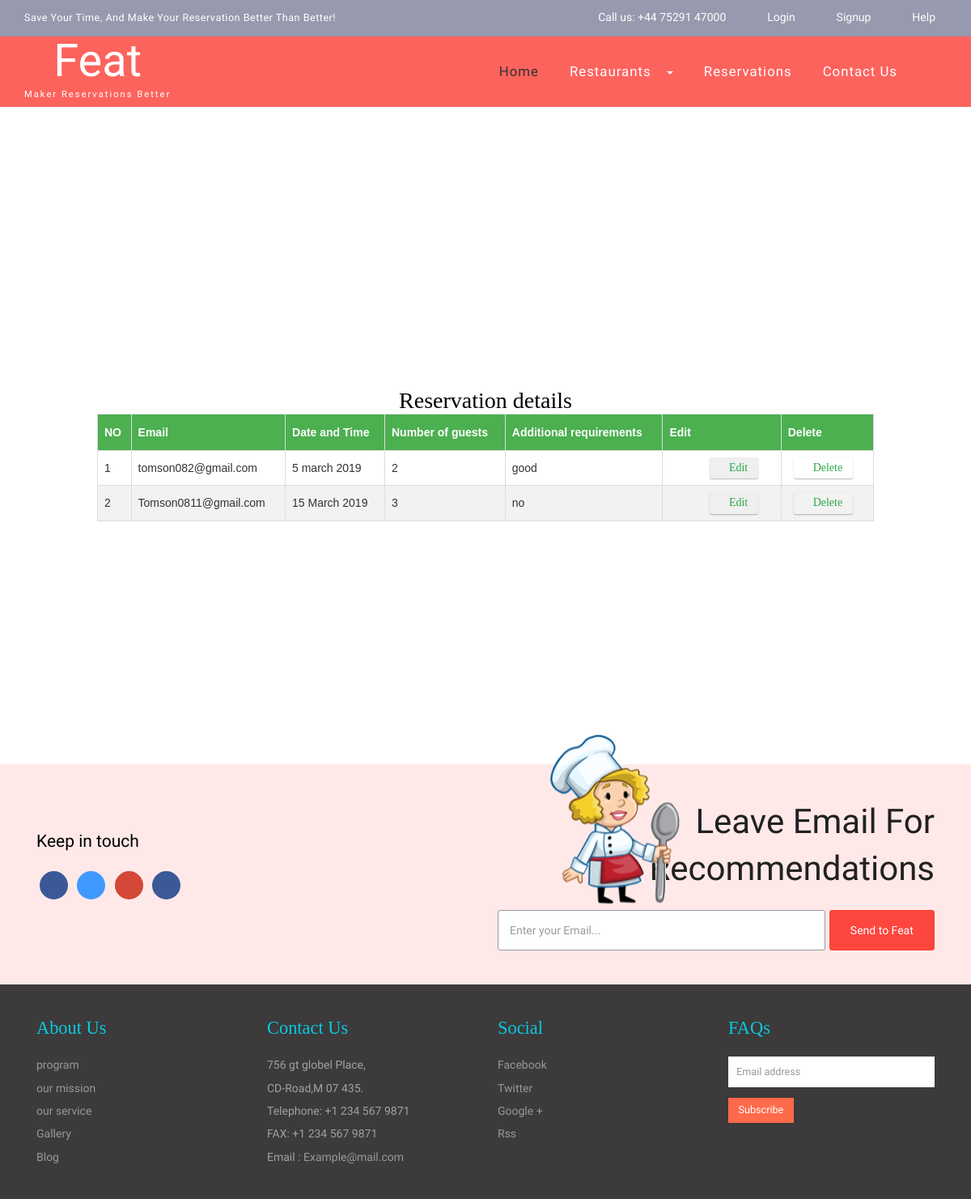
The app's page /reservation.php with its own data.
### tables this page shows
CREATE TABLE `reservation` (
  `id` int(11) NOT NULL,
  `RestaurantID` int(11) NOT NULL,
  `BusinessmanID` int(11) NOT NULL,
  `ReservationID` varchar(255) NOT NULL,
  `GuestNumber` int(11) NOT NULL,
  `additionalRequest` varchar(400) NOT NULL,
  `user_name` varchar(255) NOT NULL,
  `email` varchar(255) NOT NULL,
  `restaurant_name` varchar(255) NOT NULL,
  `contact_businessman_details` varchar(255) NOT NULL,
  `time` varchar(255) NOT NULL
);

### reservation.php (the view, shortened to what this page needs)
<!DOCTYPE HTML>
<html>
<head>
    <link href="css/bootstrap.css" rel='stylesheet' type='text/css'/>
    <link href="css/style_image.css" rel="stylesheet" >
    <link href="css/style.css" rel='stylesheet' type='text/css' />
    <link href="css/modal.css" rel='stylesheet' type='text/css' />
    <link href="css/font-awesome.css" rel="stylesheet">
    <link href="css/owl.carousel.css" media="all" rel="stylesheet" type="text/css"/>
</head>
<body>
<div class="banner">
    <div class="header">
        <div class="w3ls-header">
            <div class="container">
                <div class="w3ls-header-left">
                    <p>Save your time, and make your reservation better than better!</p>
                </div>
                <div class="w3ls-header-right">
                    <ul>
                        <li class="head-dpdn">
                            <i aria-hidden="true" class="fa fa-phone"></i> Call us: +44 75291 47000
                        </li>
                        <li class="head-dpdn">
                            <a href="login.html"><i aria-hidden="true" class="fa fa-sign-in"></i> Login</a>
                        </li>
                        <li class="head-dpdn">
                            <a href="signup.html"><i aria-hidden="true" class="fa fa-user-plus"></i> Signup</a>
                        </li>
                        <li class="head-dpdn">
                            <a href="help.html"><i aria-hidden="true" class="fa fa-question-circle"></i> Help</a>
                        </li>
                    </ul>
                </div>
                <div class="clearfix"> </div>
            </div>
        </div>
        <div class="navigation agiletop-nav">
            <div class="container">
                <nav class="navbar navbar-default">
                    <div class="navbar-header w3l_logo">
                        <h1><a href="index.php">Feat<span>Maker Reservations Better</span></a></h1>
                    </div>
                    <div class="collapse navbar-collapse" id="bs-megadropdown-tabs">
                        <ul class="nav navbar-nav navbar-right">
                            <li><a class="active" href="index.php">Home</a></li>
                            <li class="dropdown">
                                <a class="dropdown-toggle" data-toggle="dropdown" href="#">Restaurants <b class="caret"></b></a>
                            </li>
                            <li><a href="reservation.php">Reservations</a></li>
                            <li><a href="contact.html">Contact Us</a></li>
                        </ul>
                    </div>
                    <div class="cart cart box_1">
                        <form action="#" class="last" method="post">
                            <button class="w3view-cart" name="submit" type="submit" value=""><i aria-hidden="true" class="fa fa-star"></i></button>
                        </form>
                    </div>
                </nav>
            </div>
        </div>
    </div>
    <div class="banner-text">
    </div>
</div>
<div class="res_container">
    <div class="work-info" style="margin-top: 70px; text-align: center; margin: auto;">
        <h3>Reservation details</h3>
    </div>
    <table id = "customers" style="margin-bottom: 60px; width:80%;margin: auto;">
        <thead>
        <tr><th>NO</th>
            <th>Email</th>
            <th>Date and Time</th>
            <th>Number of guests</th>
            <th>Additional requirements</th>
            <th>Edit</th>
            <th>Delete</th>
        </tr>
        </thead>
        <?php
        $conn = new mysqli("localhost", "root", "", "restaurantreview");
        $query = "SELECT * FROM reservation";
        $result = mysqli_query($conn, $query);
        if ($result->num_rows > 0) {
            $count = 1;
            while ($row = mysqli_fetch_array($result)){ ?>
                <tr>
                    <td><?php echo $count ?></td>
                    <td><?php echo $row['email']?></td>
                    <td><?php echo $row['time']?></td>
                    <td><?php echo $row['GuestNumber']?></td>
                    <td><?php echo $row['additionalRequest']?></td>
                    <td><a onclick="send_id(this.name);" name = '<?php echo json_encode($row); ?>'> <button data-modal-trigger="trigger-demo" class="trigger fa fa-fire  u_pix_btn btn btn-outline-success" style="margin-left: 50px;" >Edit</button></a>
                    </td>
                    <td><a href="delete.php?id='<?php echo $row['id'];?>'" class="trigger fa fa-fire  u_pix_btn btn btn-outline-success">Delete</a></td>
                </tr>
                <?php $count++;}}?>
    </table>
    <div class="user_info" style="min-height: 300px; width:80%; margin: auto;">
        <div class="user_detail" style="float: right;  margin-top:0px; text-align: center; width: 70%">
        </div>
    </div>
</div>
</body>
<div class="subscribe agileits-w3layouts">
    <div class="container">
        <div class="col-md-6 social-icons w3-agile-icons">
            <h4>Keep in touch</h4>
            <ul>
                <li><a class="fa fa-facebook icon facebook" href="#"> </a></li>
                <li><a class="fa fa-twitter icon twitter" href="#"> </a></li>
                <li><a class="fa fa-google-plus icon googleplus" href="#"> </a></li>
                <li><a class="fa fa-weibo icon fa-weibo" href="#"> </a></li>
            </ul>
        </div>
        <div class="col-md-6 subscribe-right">
            <h3 class="w3ls-title">Leave Email for<br><span>Recommendations</span></h3>
            <form action="#" method="post">
                <input name="email" placeholder="Enter your Email..." required="" type="email">
                <input type="submit" value="Send to Feat">
            </form>
            <img alt="" class="sub-w3lsimg" src="img/i1.png"/>
        </div>
        <div class="clearfix"> </div>
    </div>
</div>
<div class="footer">
    <div class="container">
        <div class="footer-grids">
            <div class="col-md-3 footer-grid">
                <h3>About us</h3>
                <ul>
                    <li><a href="codes.html">program</a></li>
                    <li><a href="codes.html">our mission</a></li>
                    <li><a href="codes.html">our service</a></li>
                    <li><a href="gallery.html">Gallery</a></li>
                    <li><a href="blog.html">Blog</a></li>
                </ul>
            </div>
            <div class="col-md-3 footer-grid">
                <h3>Contact us</h3>
                <ul>
                    <li>756 gt globel Place,</li>
                    <li>CD-Road,M 07 435.</li>
                    <li>Telephone: +1 234 567 9871</li>
                    <li>FAX: +1 234 567 9871</li>
                    <li>Email : <a href="mailto:example@email.com">Example@mail.com</a></li>
                </ul>
            </div>
            <div class="col-md-3 footer-grid">
                <h3>Social</h3>
                <ul>
                    <li><a href="https://facebook.com/">Facebook</a></li>
                    <li><a href="https://twitter.com/">Twitter</a></li>
                    <li><a href="#">Google +</a></li>
                    <li><a href="#">Rss</a></li>
                </ul>
            </div>
            <div class="col-md-3 footer-grid">
                <h3>FAQs</h3>
                <form>
                    <input type="text" placeholder="Email address" required="">
                    <input type="submit" value="Subscribe">
                </form>
            </div>
            <div class="clearfix"> </div>
        </div>
    </div>
</div>
</html>

### css/style_image.css (style rules this page uses)
img { max-width:180px; }

### css/modal.css (style rules this page uses)
*, *:before, *:after { box-sizing: border-box; outline: none; }
button { cursor: pointer; }
.trigger { margin: 0 0.75rem; padding: 0.625rem 1.25rem; border: none; border-radius: 0.25rem; box-shadow: 0 0.0625rem 0.1875rem rgba(0, 0, 0, 0.12), 0 0.0625rem 0.125rem rgba(0, 0, 0, 0.24); transition: all 0.25s cubic-bezier(0.25, 0.8, 0.25, 1); font-size: 0.875rem; font-weight: 300; }
.btn-outline-success { color: #28a745; border-color: #28a745; }

### records on screen
reservation: email "tomson082@gmail.com", time "5 march 2019", GuestNumber "2", additionalRequest "good"
reservation: email "Tomson0811@gmail.com", time "15 March 2019", GuestNumber "3", additionalRequest "no"
